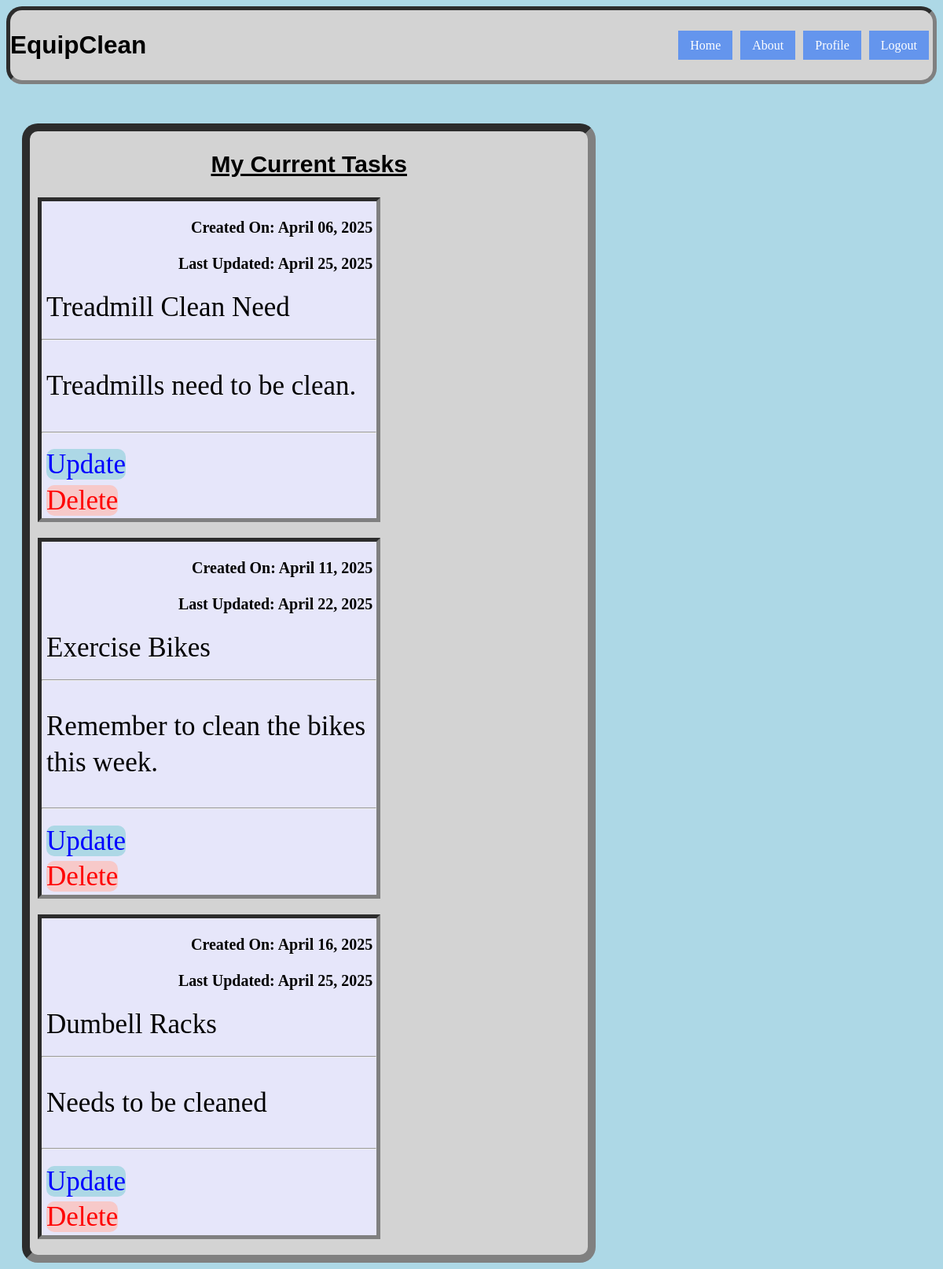
The app's page /view-task/ (signed in), older data.
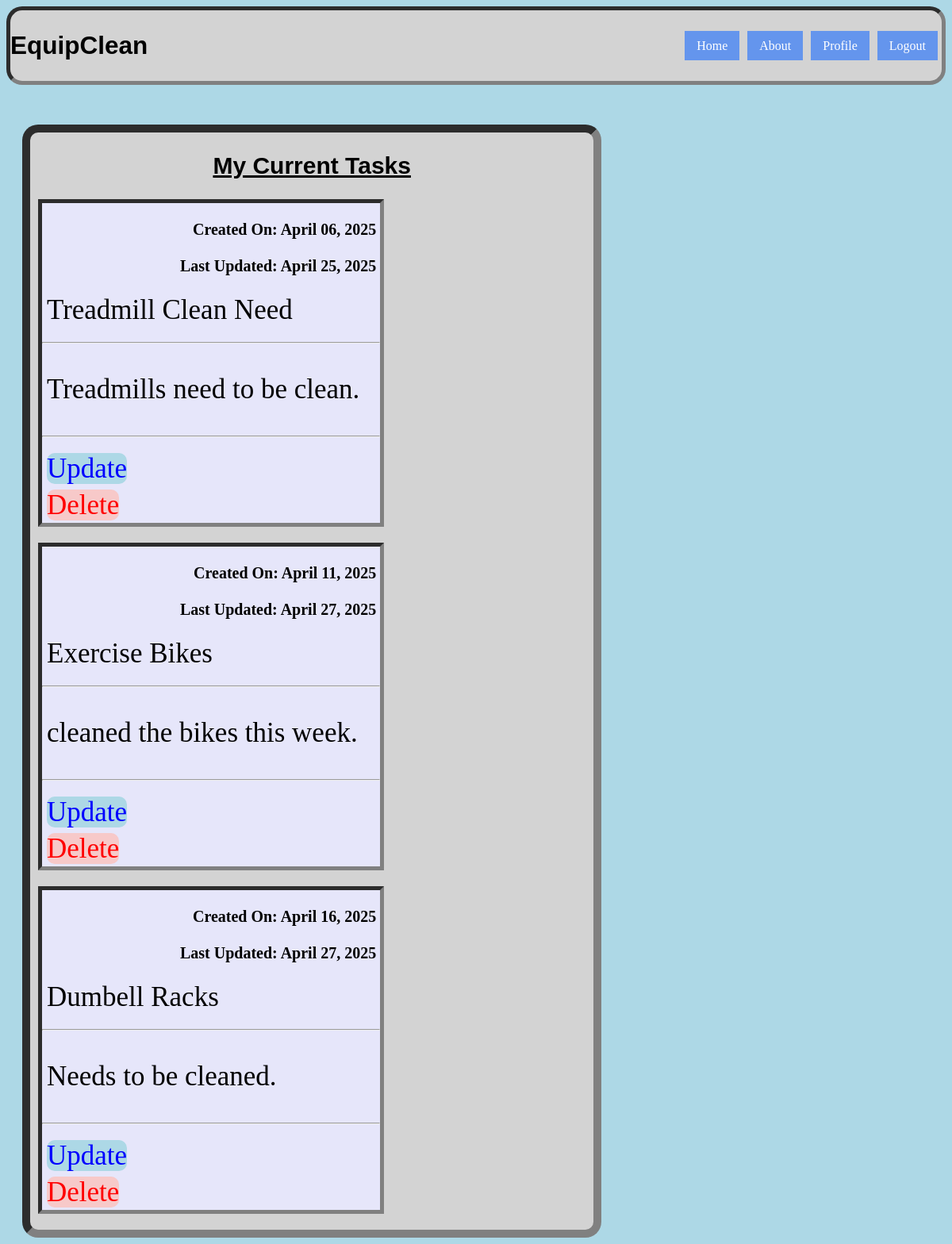
The same page, newer data.
### my_app/models.py (models this page shows)
class Task(models.Model):
    title = models.CharField(max_length=100)
    content = models.TextField()
    date_posted = models.DateTimeField(default=timezone.now)
    date_updated = models.DateTimeField(auto_now=True)
    user = models.ForeignKey(User, on_delete=models.CASCADE)

### my_app/views.py (the view)
# urls.py: path('view-task/', viewTask, name='viewTask'),
@login_required
def viewTask(request):
    current_user = request.user.id
    task = Task.objects.all().filter(user=current_user)
    context = {'task': task}
    return render(request, 'users/view-task.html', context=context)

### my_app/templates/users/view-task.html
{% extends "base.html" %}
{% load static %}
{% block content %}
<div class="view-task">
    <div class="content-view-task">
        <h2 style="text-align: center;">My Current Tasks</h2>
        {% for tsk in task %}
        <div class="container-view-task" style="border: 5px inset gray; background-color: lavender; width: 60%; margin-left: 10px; margin-bottom: 20px; margin-top:15px; line-height: 1.3; font-size: 35px;">
            <p style="text-align: right; font-weight: bold; font-size: 20px; margin-right: 5px;">Created On: {{ tsk.date_posted|date:"F d, Y" }}</p>
            <p style="text-align: right; font-weight: bold; font-size: 20px; margin-right: 5px;"> Last Updated: {{ tsk.date_updated|date:"F d, Y" }}</p>
            <p style="margin-left: 6px; margin-top: 6px; margin-bottom: 6px;">{{ tsk.title }}</p>
            <hr>
            <p style="margin-left: 6px;">{{ tsk.content }}</p>
            <hr>
            <a id="update-btn" href="{% url 'updateTask' tsk.id %}" >Update</a>
            <br>
            <a id="delete-btn" href="{% url 'deleteTask' tsk.id %}" >Delete</a>
        </div>
        {% endfor %}
    </div>
</div>
{% endblock %}

### my_app/templates/base.html
{% load static %}
<!DOCTYPE html>
<html>
<head>
    <link rel="stylesheet" type="text/css" href="{% static 'style.css' %}">
</head>
<body>
    <nav>
        <div class="title">
        <h1>EquipClean</h1>
        </div>
        <div class="paths">
            <ul class="navbar">
                <li><a href ="{% url 'index' %}">Home</a></li>
                <li><a href="{% url 'about' %}">About</a></li>
                {% if user.is_authenticated %}
                <li><a href="{% url 'profile' %}">Profile</a></li>
                <li><a href="{% url 'logout' %}">Logout</a></li>
                {% else %}
                <li><a href="{% url 'register' %}">Register</a></li>
                <li><a href="{% url 'login' %}">Login</a></li>
                {% endif %}
            </ul>
        </div>
    </nav>
    {% block content %}{% endblock %}
</body>
</html>

### my_app/static/style.css (style rules this page uses)
body { background-color: lightblue; }
nav { display: flex; justify-content: space-between; align-items: center; background-color: lightgray; border: 5px inset gray; border-radius: 20px; }
h2 { text-decoration: underline; font-size: 30px; font-family:Arial, Helvetica, sans-serif; }
.navbar { list-style: none; display: flex; }
.navbar li { margin: 0 5px; }
.navbar a { background-color: cornflowerblue; color: white; padding: 10px 15px; border: 10px; text-decoration: none; }
.title { font-size: 21px; font-family: sans-serif; }
.view-task { background-color:lightgray; border: 10px inset gray; border-radius: 20px; width: 60%; margin-top: 50px; margin-left: 20px; }
#update-btn { background-color: lightblue; color: blue; border-radius: 10px; text-decoration: none; margin-left: 6px; }
#delete-btn { background-color: rgb(247, 201, 201); color: red; border-radius: 10px; text-decoration: none; margin-left: 6px; }

Row changes from the older to the newer data that the page shows:
changed Task "Exercise Bikes": date_updated "April 22, 2025" → "April 27, 2025"; content "Remember to clean the bikes this week." → "cleaned the bikes this week."
changed Task "Dumbell Racks": date_updated "April 25, 2025" → "April 27, 2025"; content "Needs to be cleaned" → "Needs to be cleaned."
